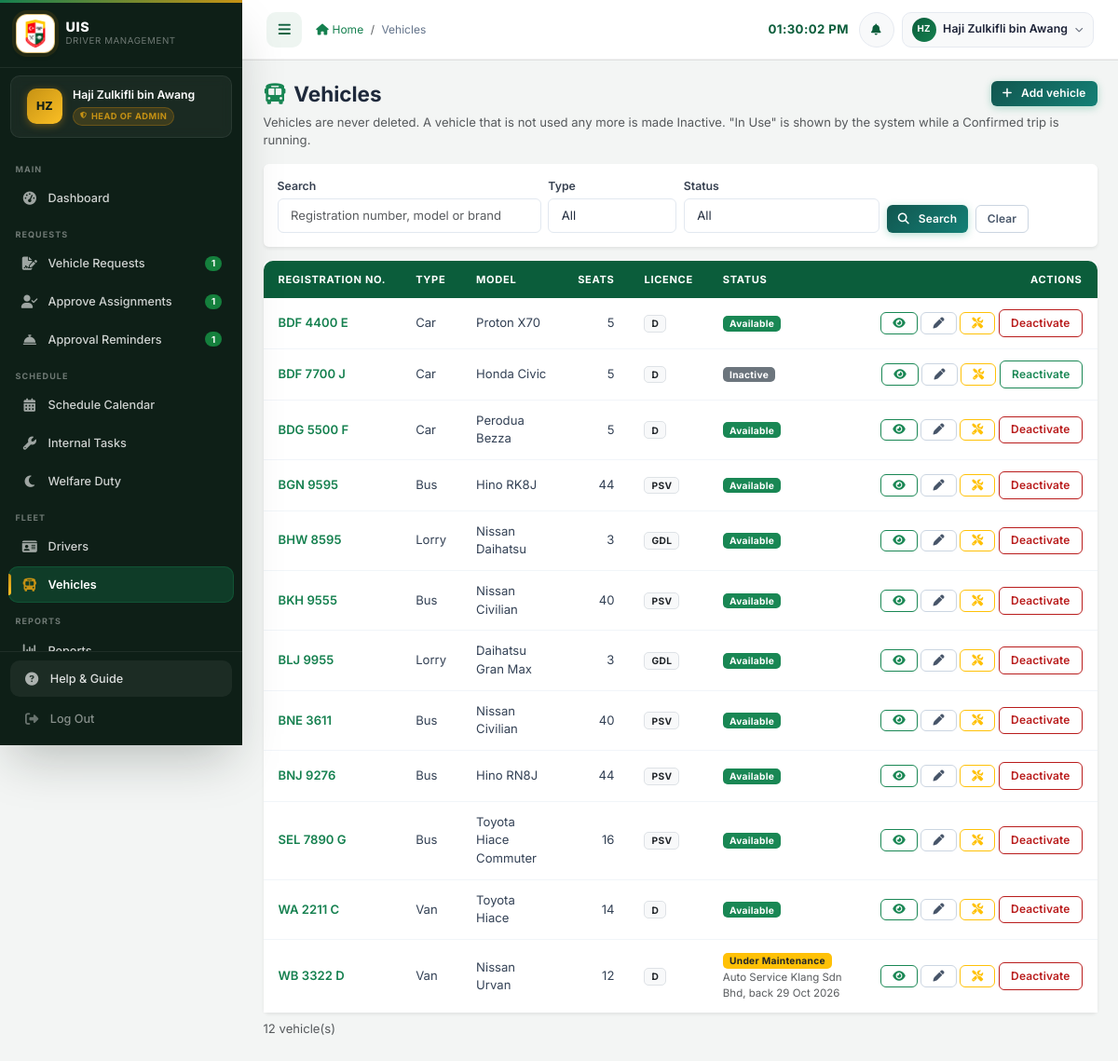
Page /admin/vehicles.php (signed in) on the committed database.
### tables this page shows
CREATE TABLE `vehicles` (
  `vehicle_id` int(11) NOT NULL AUTO_INCREMENT,
  `plate_number` varchar(20) NOT NULL,
  `vehicle_type` enum('Bus','Van','Car','Minibus','Lorry','Motorcycle') NOT NULL,
  `brand` varchar(50) DEFAULT NULL,
  `model` varchar(50) DEFAULT NULL,
  `year` int(11) DEFAULT NULL,
  `capacity` int(11) NOT NULL DEFAULT 4,
  `fuel_type` enum('Petrol','Diesel','Electric','Hybrid') NOT NULL DEFAULT 'Petrol',
  `status` enum('available','in_use','maintenance','inactive') NOT NULL DEFAULT 'available',
  `last_maintenance` date DEFAULT NULL,
  `next_maintenance` date DEFAULT NULL,
  `mileage` int(11) NOT NULL DEFAULT 0,
  `notes` text DEFAULT NULL,
  `photo` varchar(255) DEFAULT NULL COMMENT 'relative path under uploads/vehicles/',
  `created_at` timestamp NOT NULL DEFAULT current_timestamp(),
  `updated_at` timestamp NOT NULL DEFAULT current_timestamp() ON UPDATE current_timestamp(),
  `license_required` enum('D','GDL','PSV') NOT NULL DEFAULT 'D',
  PRIMARY KEY (`vehicle_id`),
  UNIQUE KEY `uq_vehicles_plate_number` (`plate_number`),
  UNIQUE KEY `uq_vehicles_plate` (`plate_number`)
);

CREATE TABLE `vehicle_maintenance` (
  `maintenance_id` int(11) NOT NULL AUTO_INCREMENT,
  `vehicle_id` int(11) NOT NULL,
  `start_date` date NOT NULL,
  `end_date` date NOT NULL,
  `workshop` varchar(120) DEFAULT NULL,
  `note` varchar(255) DEFAULT NULL,
  `created_at` timestamp NOT NULL DEFAULT current_timestamp(),
  `closed_at` datetime DEFAULT NULL,
  PRIMARY KEY (`maintenance_id`),
  KEY `idx_maint_dates` (`vehicle_id`,`start_date`,`end_date`),
  CONSTRAINT `fk_maint_vehicle` FOREIGN KEY (`vehicle_id`) REFERENCES `vehicles` (`vehicle_id`) ON DELETE CASCADE
);

### admin/vehicles.php (the view, shortened to what the rows shown need)
<?php
$current_page = 'vehicles.php';
require_once '../config/database.php';
require_once '../includes/admin_page.php';
$sql = "SELECT v.*, m.workshop, m.end_date AS back_on
          FROM vehicles v
          LEFT JOIN vehicle_maintenance m ON m.vehicle_id = v.vehicle_id AND m.closed_at IS NULL AND v.status = 'maintenance'
         WHERE 1=1";
$sql .= ' ORDER BY v.plate_number';
$stmt = $conn->prepare($sql);
$stmt->execute();
$vehicles = $stmt->get_result()->fetch_all(MYSQLI_ASSOC);
adminPageStart('Vehicles');
?>
    <div class="card border-0 shadow-sm">
        <div class="table-responsive d-none d-md-block">
            <table class="table table-sm align-middle mb-0">
                <thead class="table-light"><tr><th>Registration no.</th><th>Type</th><th>Model</th><th class="text-end">Seats</th><th>Licence</th><th>Status</th><th class="text-end">Actions</th></tr></thead>
                <tbody>
                <?php foreach ($vehicles as $v): $id = (int)$v['vehicle_id']; ?>
                    <tr>
                        <td class="fw-semibold text-nowrap"><a class="text-decoration-none" href="view_vehicle.php?id=<?= $id ?>"><?= htmlspecialchars($v['plate_number']) ?></a></td>
                        <td><?= htmlspecialchars($v['vehicle_type']) ?></td>
                        <td><?= htmlspecialchars(trim(($v['brand'] ?? '') . ' ' . ($v['model'] ?? ''))) ?></td>
                        <td class="text-end"><?= (int)$v['capacity'] ?></td>
                        <td><span class="badge bg-light text-dark border"><?= htmlspecialchars($v['license_required']) ?></span></td>
                        <td><span class="badge <?= vehicleStatusBadgeClass($v['shown']) ?>"><?= vehicleStatusLabel($v['shown']) ?></span>
                            <?php if ($v['status'] === 'maintenance' && $v['back_on']): ?><div class="small text-muted"><?= htmlspecialchars((string)$v['workshop']) ?>, back <?= date('d M Y', strtotime($v['back_on'])) ?></div><?php endif; ?></td>
                        <td class="text-end text-nowrap">
                            <a class="btn btn-sm btn-outline-success" href="view_vehicle.php?id=<?= $id ?>" title="View"><i class="fas fa-eye"></i></a>
                            <a class="btn btn-sm btn-outline-secondary" href="edit_vehicle.php?id=<?= $id ?>" title="Edit"><i class="fas fa-pen"></i></a>
                            <a class="btn btn-sm btn-outline-warning" href="vehicle_maintenance.php?id=<?= $id ?>" title="Maintenance"><i class="fas fa-screwdriver-wrench"></i></a>
                            <?php if ($v['status'] === 'inactive'): ?>
                                <button class="btn btn-sm btn-outline-success" data-fleet-url="../ajax/update_vehicle_status.php" data-fleet-id="<?= $id ?>" data-fleet-extra="status=available" data-fleet-confirm="Make this vehicle Available again?">Reactivate</button>
                            <?php else: ?>
                                <button class="btn btn-sm btn-outline-danger" data-fleet-url="../ajax/deactivate_vehicle.php" data-fleet-id="<?= $id ?>" data-fleet-confirm="Make <?= htmlspecialchars($v['plate_number'], ENT_QUOTES) ?> Inactive?">Deactivate</button>
                            <?php endif; ?>
                        </td>
                    </tr>
                <?php endforeach; ?>
                </tbody>
            </table>
        </div>
    </div>

### includes/sidebar.php (shortened to what the rows shown need)
<?php
$role         = $_SESSION['role']      ?? 'driver';
$current_page = $current_page          ?? basename($_SERVER['PHP_SELF']);
$_is_admin_role = in_array($role, ['admin', 'superadmin', 'head_admin'], true);
function sidebarActive(string|array $pages, string $current): string
{
    $pages = (array) $pages;
    return in_array($current, $pages, true) ? 'active' : '';
}
$_sidebar_uid     = (int)($_SESSION['user_id'] ?? 0);
$_badge           = ['requests' => 0, 'assignments' => 0, 'reminders' => 0, 'approvals' => 0];
if ($_sidebar_uid > 0 && isset($conn)) {
    try {
        if ($_is_admin_role) {
            $_badge['requests']    = (int)$conn->query("SELECT COUNT(*) FROM vehicle_requests WHERE status = 'approved'")->fetch_row()[0];
            $_badge['assignments'] = (int)$conn->query("SELECT COUNT(*) FROM vehicle_requests WHERE status = 'assigned'")->fetch_row()[0];
            $_badge['reminders']   = (int)$conn->query("SELECT COUNT(*) FROM vehicle_requests WHERE status = 'pending'")->fetch_row()[0];
        }
    } catch (Throwable $e) {
    }
}
$_my_requests = ['My Vehicle Requests' => [
    [['request_vehicle.php'], 'staff/request_vehicle.php', 'car-side', 'Request a Vehicle', null],
    [['my_requests.php'],     'staff/my_requests.php',     'list-check', 'My Requests', null],
]];
if ($_is_admin_role) {
    $_menu = [
        'Main' => [[['dashboard.php'], 'admin/dashboard.php', 'gauge-high', 'Dashboard', null]],
        'Requests' => array_merge(
            [[['vehicle_requests.php', 'assign_driver.php', 'replace_driver.php'], 'admin/vehicle_requests.php', 'file-signature', 'Vehicle Requests', 'requests']],
            $role === 'head_admin' ? [[['approve_assignments.php'], 'admin/approve_assignments.php', 'user-check', 'Approve Assignments', 'assignments']] : [],
            [[['reminders.php'], 'admin/reminders.php', 'bell-concierge', 'Approval Reminders', 'reminders']]
        ),
        'Schedule' => [
            [['calendar.php'],       'admin/calendar.php',       'calendar-days', 'Schedule Calendar', null],
            [['internal_tasks.php'], 'admin/internal_tasks.php', 'wrench',        'Internal Tasks', null],
            [['welfare.php'],        'admin/welfare.php',        'moon',          'Welfare Duty', null],
        ],
        'Fleet' => [
            [['drivers.php', 'add_driver.php', 'edit_driver.php', 'view_driver.php'],          'admin/drivers.php',  'id-card', 'Drivers', null],
            [['vehicles.php', 'add_vehicle.php', 'edit_vehicle.php', 'view_vehicle.php', 'vehicle_maintenance.php'], 'admin/vehicles.php', 'bus', 'Vehicles', null],
        ],
        'Reports' => [[['reports.php'], 'admin/reports.php', 'chart-column', 'Reports', null]],
        'System'  => [[['settings.php'], 'admin/settings.php', 'sliders', 'Settings', null]],
    ] + $_my_requests;
} elseif ($role === 'supervisor') {
    $_menu = ['Approvals' => [[['approvals.php'], 'supervisor/approvals.php', 'stamp', 'Vehicle Approvals', 'approvals']]] + $_my_requests;
} elseif ($role === 'staff') {
    $_menu = ['Main' => [[['dashboard.php'], 'staff/dashboard.php', 'house', 'Dashboard', null]]] + $_my_requests;
} else {
    $_menu = ['My Tasks' => [[['schedules.php', 'dashboard.php'], 'driver/schedules.php', 'route', 'My Tasks', null]]] + $_my_requests;
}
?>
<nav class="sidebar" id="mainSidebar" aria-label="Main navigation">
    <div class="sidebar-menu-wrapper">
        <ul class="sidebar-nav" id="sidebarNav">
            <?php foreach ($_menu as $_section => $_items): ?>
            <li class="sidebar-section-label"><?php echo htmlspecialchars($_section); ?></li>
                <?php foreach ($_items as [$_pages, $_url, $_icon, $_label, $_bk]): ?>
            <li class="sidebar-item <?php echo sidebarActive($_pages, $current_page); ?>">
                <a href="<?php echo SITE_URL . '/' . $_url; ?>" class="sidebar-link">
                    <span class="sidebar-icon"><i class="fas fa-<?php echo $_icon; ?>" aria-hidden="true"></i></span>
                    <span class="sidebar-label"><?php echo htmlspecialchars($_label); ?></span>
                    <?php if ($_bk !== null && $_badge[$_bk] > 0): ?>
                    <span class="ms-auto badge rounded-pill" style="background:#15803d;font-size:0.65rem;min-width:18px;"><?php echo (int)$_badge[$_bk]; ?></span>
                    <?php endif; ?>
                </a>
            </li>
                <?php endforeach; ?>
            <?php endforeach; ?>
        </ul>
    </div>
</nav>

### rows in the picture
vehicles: vehicle_id "1", plate_number "BGN 9595", vehicle_type "Bus", brand+model "Hino RK8J", capacity "44", license_required "PSV", status "Available"
vehicles: plate_number "BDF 4400 E", vehicle_type "Car", brand+model "Proton X70", capacity "5", license_required "D", status "Available"
vehicles: plate_number "BDF 7700 J", vehicle_type "Car", brand+model "Honda Civic", capacity "5", license_required "D", status "Inactive"
vehicles: plate_number "BDG 5500 F", vehicle_type "Car", brand+model "Perodua Bezza", capacity "5", license_required "D", status "Available"
vehicles: plate_number "BHW 8595", vehicle_type "Lorry", brand+model "Nissan Daihatsu", capacity "3", license_required "GDL", status "Available"
vehicles: plate_number "BKH 9555", vehicle_type "Bus", brand+model "Nissan Civilian", capacity "40", license_required "PSV", status "Available"
vehicles: plate_number "BLJ 9955", vehicle_type "Lorry", brand+model "Daihatsu Gran Max", capacity "3", license_required "GDL", status "Available"
vehicles: plate_number "BNE 3611", vehicle_type "Bus", brand+model "Nissan Civilian", capacity "40", license_required "PSV", status "Available"
vehicles: plate_number "BNJ 9276", vehicle_type "Bus", brand+model "Hino RN8J", capacity "44", license_required "PSV", status "Available"
vehicles: plate_number "SEL 7890 G", vehicle_type "Bus", brand+model "Toyota Hiace Commuter", capacity "16", license_required "PSV", status "Available"
vehicles: plate_number "WA 2211 C", vehicle_type "Van", brand+model "Toyota Hiace", capacity "14", license_required "D", status "Available"
vehicle_maintenance: vehicle.plate_number "WB 3322 D", vehicle.vehicle_type "Van", vehicle.model "Nissan Urvan", vehicle.capacity "12", vehicle.license_required "D", vehicle.status "Under Maintenance", workshop "Auto Service Klang Sdn Bhd", end_date "29 Oct 2026"

### other values in the picture
$initials "HZ"
$full_name "Haji Zulkifli bin Awang"
$role_label "HEAD OF ADMIN"
$_section "MAIN"
$_label "Dashboard"
$_section "REQUESTS"
$_label "Vehicle Requests"
$_label "Approve Assignments"
$_label "Approval Reminders"
$_section "SCHEDULE"
$_label "Schedule Calendar"
$_label "Internal Tasks"
$_label "Welfare Duty"
$_section "FLEET"
$_label "Drivers"
